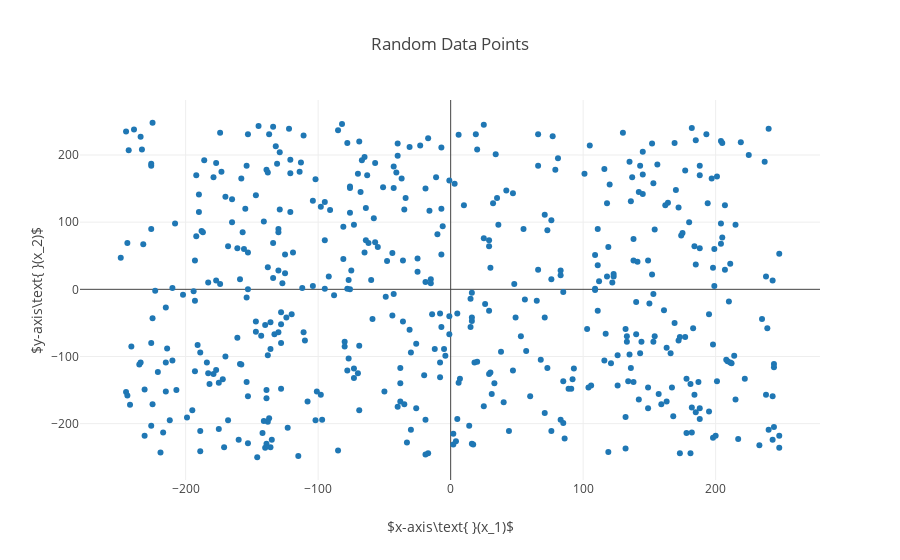

The code cell stored with this chart in its notebook:
### Markdown cell above
Now let's plot the random points on a graph

### Code cell
# Create scatter plot points using the random points created above
# All x-coordinates go into one array and all y-coordinates into another
graphPoints = go.Scatter(
    x = points[:, [0]].flatten(),
    y = points[:, [1]].flatten(),
    mode = 'markers',
    marker = dict(
        symbol = 'circle'
    ),
    name = 'Random Data'
    
)

layout = go.Layout(
    title='Random Data Points',
    xaxis=dict(
        title='$x-axis\\text{ }(x_1)$'
    ),
    yaxis=dict(
        title='$y-axis\\text{ }(x_2)$'
    )
)

fig = go.Figure(data=[graphPoints], layout=layout)
plt.iplot(fig)

### Figure 1 — Plotly figure (JSON) as saved in the notebook; plotly's stock layout.template omitted (floating-point values rounded to 4 significant figures; data arrays with more than 128 entries replaced by an {"elided": "..."} marker saying what was removed)
{"data": [{"marker": {"symbol": "circle"}, "mode": "markers", "name": "Random Data", "type": "scatter", "uid": "d82a4587-7e5c-4a3e-9a91-30e97e305bf2", "x": {"elided": "500 int values"}, "y": {"elided": "500 int values"}}], "layout": {"autosize": true, "title": {"text": "Random Data Points"}, "xaxis": {"autorange": true, "range": [-279.7, 278.7], "title": {"text": "$x-axis\\text{ }(x_1)$"}, "type": "linear"}, "yaxis": {"autorange": true, "range": [-286.1, 284.1], "title": {"text": "$y-axis\\text{ }(x_2)$"}, "type": "linear"}}}
